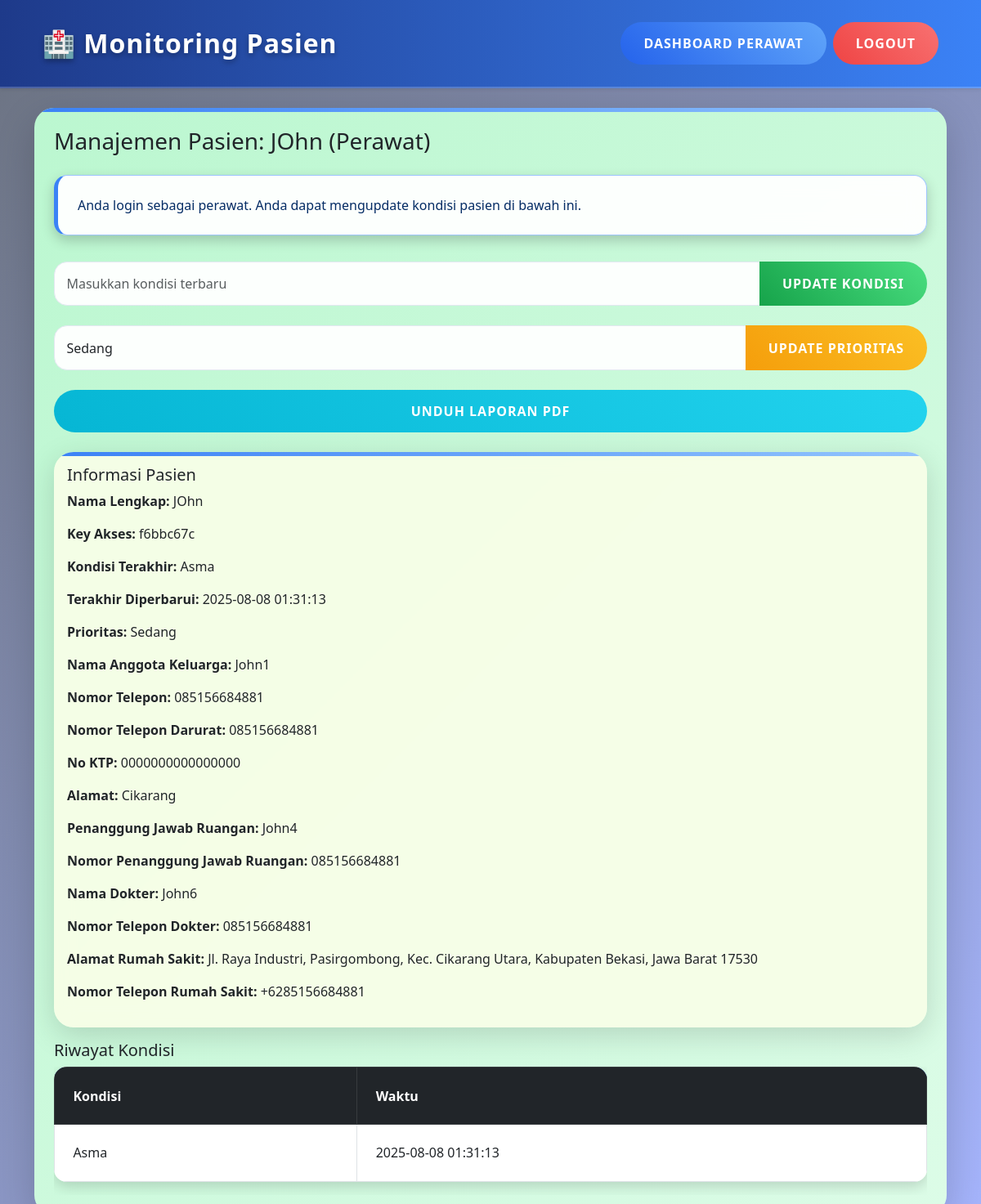
/patient/1 (signed in), run on an earlier commit of the app's database.
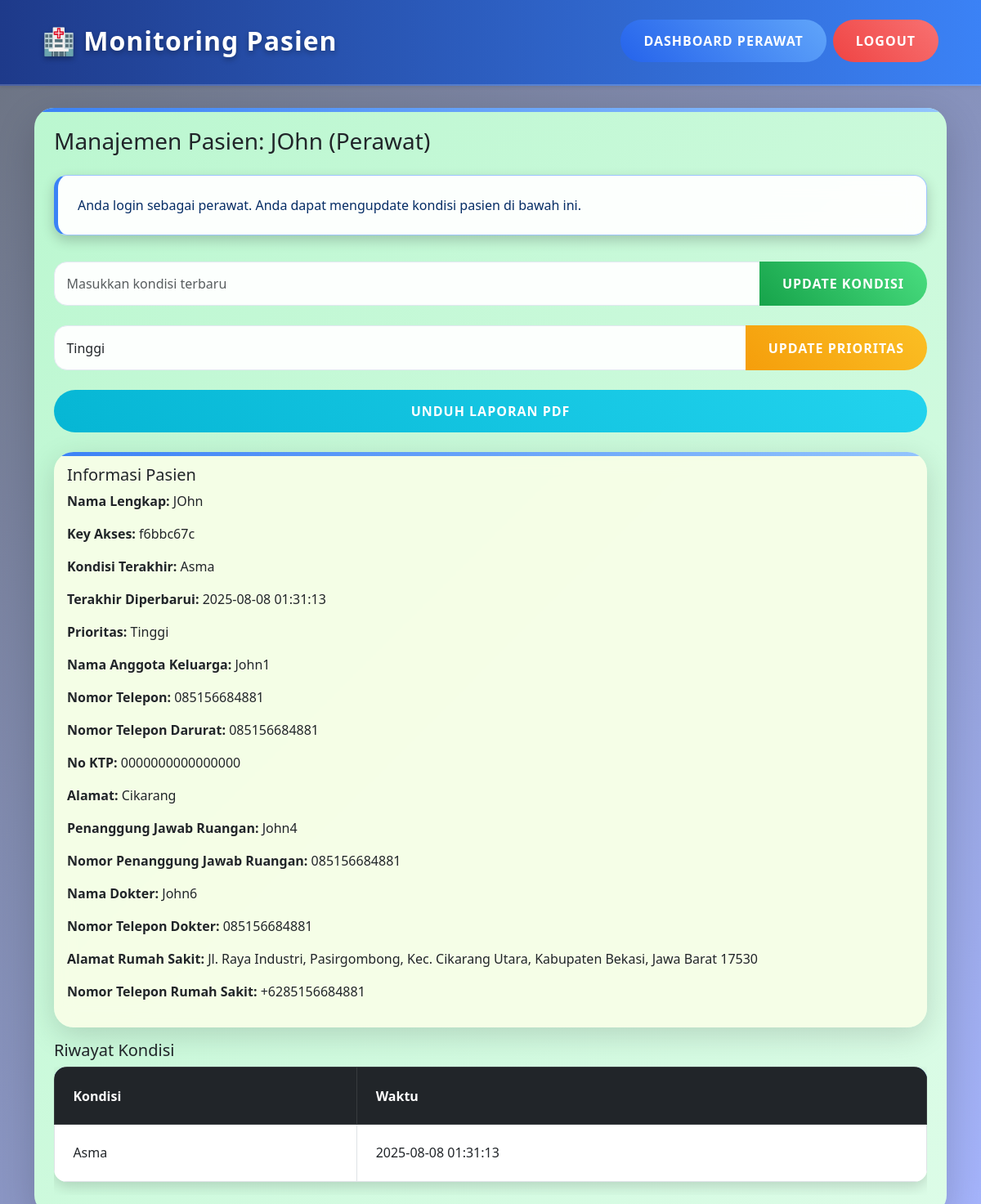
And on a later commit of the database.
### tables this page shows
CREATE TABLE patient (
                    id INTEGER PRIMARY KEY AUTOINCREMENT,
                    name TEXT NOT NULL,
                    access_key TEXT NOT NULL,
                    condition TEXT,
                    family_member_name TEXT,
                    phone_number TEXT,
                    emergency_phone_number TEXT,
                    id_card_number TEXT,
                    address TEXT,
                    room_responsible_person TEXT,
                    room_responsible_phone TEXT,
                    doctor_name TEXT,
                    doctor_phone TEXT,
                    priority INTEGER DEFAULT 0,
                    last_updated TEXT
                );

### app.py (the view, shortened to what this page needs)
@app.route('/patient/<int:patient_id>', methods=['GET', 'POST'])
def patient_detail(patient_id):
    if 'nurse' not in session:
        flash("Hanya perawat yang dapat mengakses halaman ini!", "warning")
        return redirect(url_for('access_patient', patient_id=patient_id))
    conn = sqlite3.connect('database.db')
    c = conn.cursor()
    c.execute("SELECT * FROM patient WHERE id=?", (patient_id,))
    patient = c.fetchone()
    c.execute("SELECT condition, timestamp FROM condition_history WHERE patient_id=? ORDER BY timestamp DESC", (patient_id,))
    history = c.fetchall()
    c.execute("SELECT address, phone_number FROM hospital WHERE id=1")
    hospital = c.fetchone()
    conn.close()
    if not patient:
        flash("Pasien tidak ditemukan!", "danger")
        return redirect(url_for('nurse_dashboard'))
    return render_template('patient_detail.html', patient=patient, history=history, hospital=hospital)

### templates/patient_detail.html (shortened to what this page needs)
{% extends "base.html" %}
{% block content %}
<div class="card shadow-lg p-4 nurse-view">
    <h3 class="mb-4">Manajemen Pasien: {{ patient[1] }} (Perawat)</h3>
    <div class="alert alert-primary" role="alert">
        Anda login sebagai perawat. Anda dapat mengupdate kondisi pasien di bawah ini.
    </div>
    <form method="POST" class="mb-4" id="conditionForm">
        <div class="input-group">
            <input type="text" name="condition" class="form-control shake-on-focus" placeholder="Masukkan kondisi terbaru" required>
            <button type="submit" class="btn btn-success">Update Kondisi</button>
        </div>
    </form>
    <form method="POST" class="mb-4">
        <div class="input-group">
            <select name="priority" class="form-control">
                <option value="1" {% if patient[13] == 1 %}selected{% endif %}>Sedang</option>
                <option value="2" {% if patient[13] == 2 %}selected{% endif %}>Tinggi</option>
            </select>
            <button type="submit" class="btn btn-warning">Update Prioritas</button>
        </div>
    </form>
    <a href="{{ url_for('generate_report', patient_id=patient[0]) }}" class="btn btn-info mb-4">Unduh Laporan PDF</a>
    <div class="card mb-3">
        <div class="card-body" id="patient-info">
            <h5 class="card-title">Informasi Pasien</h5>
            <p><strong>Nama Lengkap:</strong> {{ patient[1] }}</p>
            <p><strong>Key Akses:</strong> {{ patient[2] }}</p>
            <p><strong>Kondisi Terakhir:</strong> {{ patient[3] if patient[3] else 'Belum ada kondisi terbaru' }}</p>
            <p><strong>Terakhir Diperbarui:</strong> {{ patient[14] if patient[14] else '-' }}</p>
            <p><strong>Prioritas:</strong>
                {% if patient[13] == 2 %}
                    Tinggi
                {% elif patient[13] == 1 %}
                    Sedang
                {% else %}
                    Normal
                {% endif %}
            </p>
            <p><strong>Nama Anggota Keluarga:</strong> {{ patient[4] if patient[4] else '-' }}</p>
            <p><strong>Nomor Telepon:</strong> {{ patient[5] if patient[5] else '-' }}</p>
            <p><strong>Nomor Telepon Darurat:</strong> {{ patient[6] if patient[6] else '-' }}</p>
            <p><strong>No KTP:</strong> {{ patient[7] if patient[7] else '-' }}</p>
            <p><strong>Alamat:</strong> {{ patient[8] if patient[8] else '-' }}</p>
            <p><strong>Penanggung Jawab Ruangan:</strong> {{ patient[9] if patient[9] else '-' }}</p>
            <p><strong>Nomor Penanggung Jawab Ruangan:</strong> {{ patient[10] if patient[10] else '-' }}</p>
            <p><strong>Nama Dokter:</strong> {{ patient[11] if patient[11] else '-' }}</p>
            <p><strong>Nomor Telepon Dokter:</strong> {{ patient[12] if patient[12] else '-' }}</p>
            <p><strong>Alamat Rumah Sakit:</strong> {{ hospital[0] }}</p>
            <p><strong>Nomor Telepon Rumah Sakit:</strong> {{ hospital[1] }}</p>
        </div>
    </div>
    <h5>Riwayat Kondisi</h5>
    <div class="table-responsive">
        <table class="table table-bordered table-hover" id="history-table">
            <thead class="table-dark">
                <tr>
                    <th>Kondisi</th>
                    <th>Waktu</th>
                </tr>
            </thead>
            <tbody id="history-table-body">
                {% for entry in history %}
                <tr>
                    <td>{{ entry[0] }}</td>
                    <td>{{ entry[1] }}</td>
                </tr>
                {% else %}
                <tr>
                    <td colspan="2" class="text-center">Belum ada riwayat kondisi.</td>
                </tr>
                {% endfor %}
            </tbody>
        </table>
    </div>
</div>
{% endblock %}

What changed in the data, as far as the page shows it:
changed patient "JOhn": priority "Sedang" → "Tinggi"
Also different on the page:
text no longer shown: "Sedang"
text now shown: "Tinggi"
